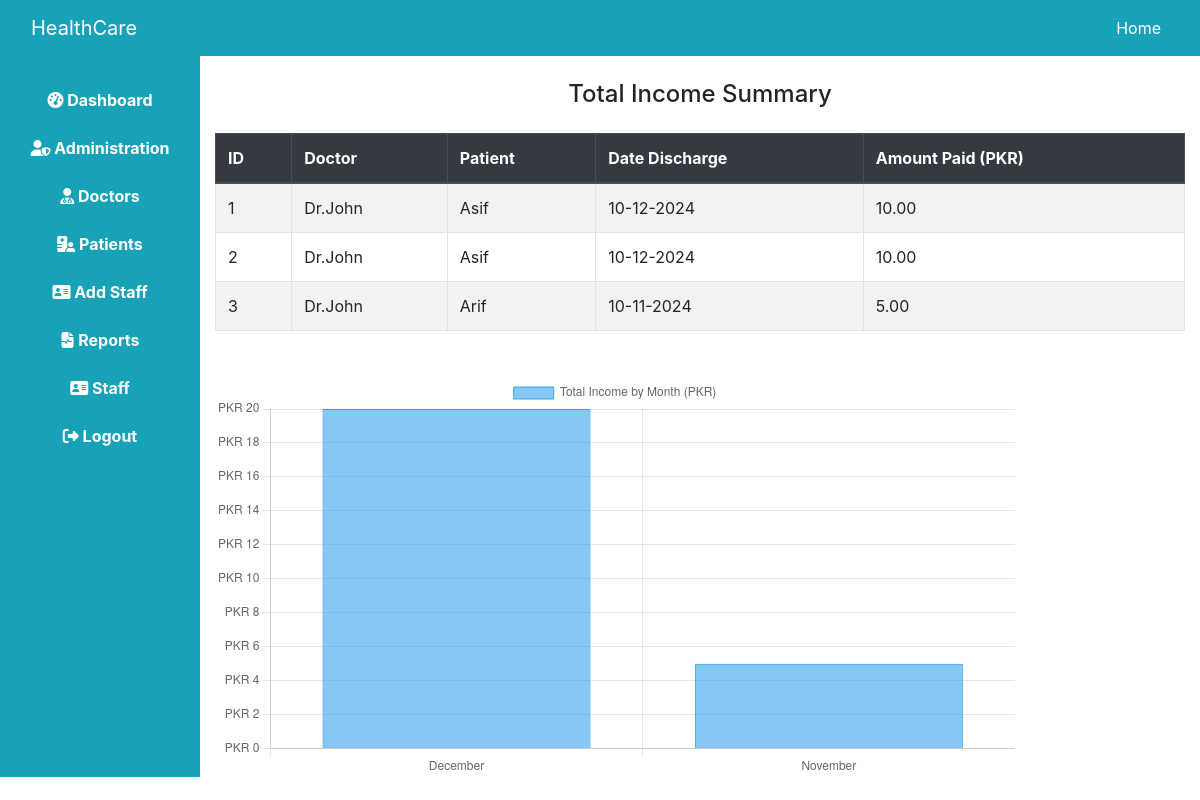
The app's page /admin/income.php with its own data.
### tables this page shows
CREATE TABLE `income` (
  `id` int(100) NOT NULL,
  `doctor` varchar(100) NOT NULL,
  `patient` varchar(100) NOT NULL,
  `date_discharge` varchar(100) NOT NULL,
  `amount_paid` varchar(100) NOT NULL
);

### admin/income.php (the view, shortened to what this page needs)
<!DOCTYPE html>
<html lang="en">
<head>
    <link rel="stylesheet" href="https://stackpath.bootstrapcdn.com/bootstrap/4.5.2/css/bootstrap.min.css">
</head>
<body>
<?php
    include("header.php");
    include("../include/connection.php");
?>
<div class="container-fluid">
    <div class="row">
        <?php include("sidenav.php"); ?>
        <div class="col-md-10">
            <h4 class="text-center my-4">Total Income Summary</h4>
            <?php
            $query = "SELECT * FROM income";
            $res = mysqli_query($connect, $query);
            $monthlyIncome = [];
            while ($row = mysqli_fetch_array($res)) {
                $month = date('F', strtotime($row['date_discharge']));
                if (!isset($monthlyIncome[$month])) {
                    $monthlyIncome[$month] = 0;
                }
                $monthlyIncome[$month] += floatval($row['amount_paid']);
            }
            echo "<div class='table-responsive'>
                    <table class='table table-striped table-bordered'>
                        <thead class='thead-dark'>
                            <tr>
                                <th>ID</th>
                                <th>Doctor</th>
                                <th>Patient</th>
                                <th>Date Discharge</th>
                                <th>Amount Paid (PKR)</th>
                            </tr>
                        </thead>
                        <tbody>";
            if (mysqli_num_rows($res) < 1) {
                echo "<tr><td colspan='5' class='text-center'>No Patient Discharge Yet</td></tr>";
            } else {
                mysqli_data_seek($res, 0);
                while ($row = mysqli_fetch_array($res)) {
                    echo "<tr>
                            <td>" . htmlspecialchars($row['id']) . "</td>
                            <td>" . htmlspecialchars($row['doctor']) . "</td>
                            <td>" . htmlspecialchars($row['patient']) . "</td>
                            <td>" . htmlspecialchars($row['date_discharge']) . "</td>
                            <td>" . htmlspecialchars(number_format($row['amount_paid'], 2)) . "</td>
                        </tr>";
                }
            }
            echo "</tbody></table></div>";
            ?>
            <div class="chart-container">
                <canvas id="monthlyIncomeChart"></canvas>
            </div>
            <script>
                const ctx = document.getElementById('monthlyIncomeChart').getContext('2d');
                const monthlyIncomeChart = new Chart(ctx, {
                    type: 'bar',
                    data: {
                        labels: <?php echo json_encode(array_keys($monthlyIncome)); ?>,
                        datasets: [{
                            label: 'Total Income by Month (PKR)',
                            data: <?php echo json_encode(array_values($monthlyIncome)); ?>,
                            backgroundColor: 'rgba(54, 162, 235, 0.6)',
                            borderColor: 'rgba(54, 162, 235, 1)',
                            borderWidth: 1
                        }]
                    },
                    options: {
                        responsive: true,
                        scales: {
                            y: {
                                beginAtZero: true,
                                ticks: {
                                    callback: function(value) {
                                        return 'PKR ' + value;
                                    }
                                }
                            }
                        }
                    }
                });
            </script>
        </div>
    </div>
</div>
</body>
</html>

### admin/income.php (style rules this page uses)
.chart-container { position: relative; width: 100%; height: 400px; margin-top: 30px; }
.table-responsive { margin-top: 20px; }

### records on screen
income: id "1", doctor "Dr.John", patient "Asif", date_discharge "10-12-2024", amount_paid "10.00"
income: id "2", doctor "Dr.John", patient "Asif", date_discharge "10-12-2024", amount_paid "10.00"
income: id "3", doctor "Dr.John", patient "Arif", date_discharge "10-11-2024", amount_paid "5.00"

### other values on screen
chart data {{ json_encode(array_keys($monthlyIncome)) }} ["December","November"]
chart data {{ json_encode(array_values($monthlyIncome)) }} [20,5]
